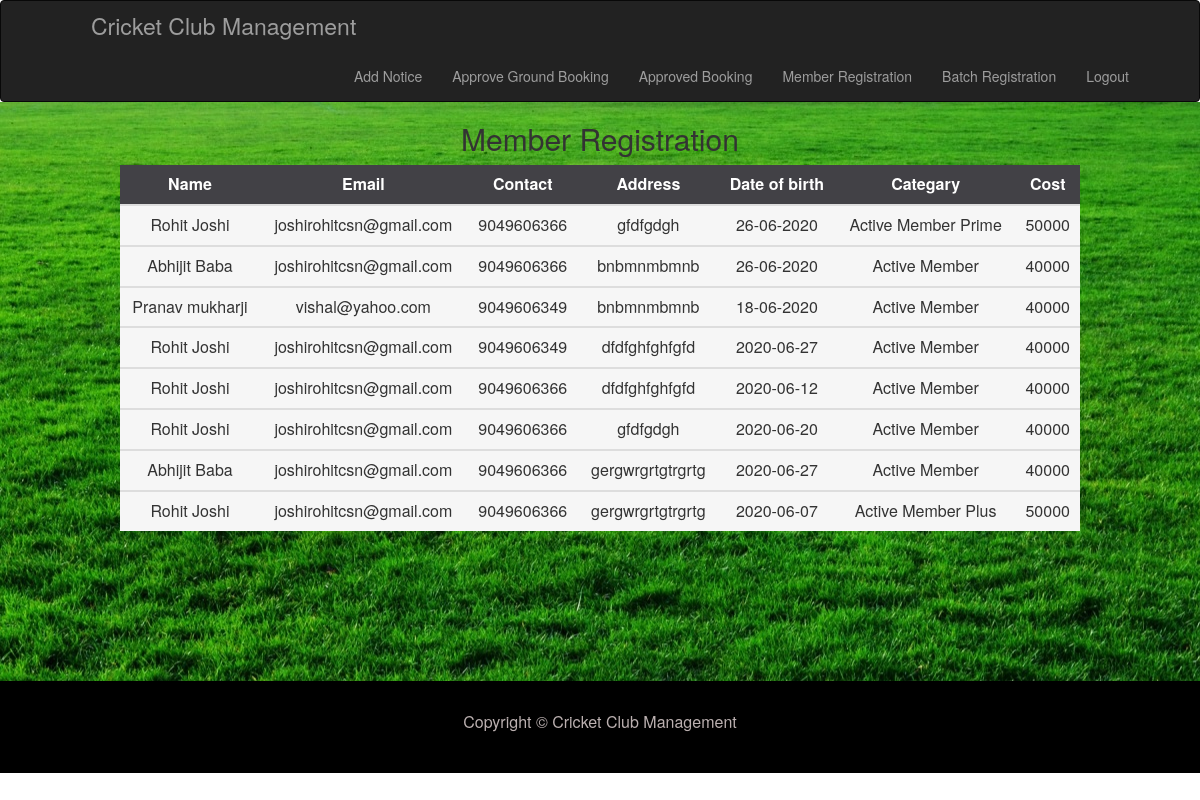
The page /viewmember.php (signed in) on the database its author committed.
### tables this page shows
CREATE TABLE `member` (
  `mid` int(3) NOT NULL,
  `mname` varchar(20) DEFAULT NULL,
  `email` varchar(40) DEFAULT NULL,
  `contact` varchar(10) DEFAULT NULL,
  `address` varchar(100) DEFAULT NULL,
  `dob` varchar(15) DEFAULT NULL,
  `catg` varchar(50) DEFAULT NULL,
  `amount` int(10) DEFAULT NULL
);

### viewmember.php (the view, shortened to what this page needs)
<?php
     $uid = ! empty($_SESSION['uid']) ? $_SESSION['uid'] : ' ' ;
     if($uid==" ")
     {
         echo "<script>window.location.href='index.php';</script>";
     }
     else
     {
        $con=mysqli_connect('localhost','root','','ccm');
        $row=mysqli_query($con,"select *from member");
        if(mysqli_num_rows($row)==0)
        {
            echo "<script>alert('No data found!!!!!');<script>";
        }
        else
        {
            include("a_menubar.php");
        }
?>
    <body>
        <div id="viewmember" class="table-responsive" style="background:url('./images/banner_5.jpg');">
            <h2><center>Member Registration</center></h2>
            <center>
            <table class="table table-hover" style="width:80%; margin-bottom:150px;">
                <thead style="color:white; background:#424146; text-align:center;">
                    <tr>
                        <th><center>Name</center></th>
                        <th><center>Email</center></th>
                        <th><center>Contact</center></th>
                        <th><center>Address</center></th>
                        <th><center>Date of birth</center></th>
                        <th><center>Categary</center></th>
                        <th><center>Cost</center></th>
                    </tr>
                </thead>
                    <?php
                        while($res=mysqli_fetch_array($row))
                        {
                            $name=$res['mname'];
                            $email=$res['email'];
                            $contact=$res['contact'];
                            $address=$res['address'];
                            $dob=$res['dob'];
                            $catg=$res['catg'];
                            $amt=$res['amount'];
                            echo "
                                <tbody bgcolor='#f6f6f6'>
                                    <tr align='center'>
                                        <td>$name</td>
                                        <td>$email</td>
                                        <td>$contact</td>
                                        <td>$address</td>
                                        <td>$dob</td>
                                        <td>$catg</td>
                                        <td>$amt</td>
                                    </tr>
                                </thead>
                                ";
                        }
                    ?>
            </table>
            </center>
        </div>
        <?php
            include("footer.php");
        ?>
<?php
    }
?>

### rows shown on the page
member: mname "Rohit Joshi", email "joshirohitcsn@gmail.com", contact "9049606366", address "gfdfgdgh", dob "26-06-2020", catg "Active Member Prime", amount "50000"
member: mname "Abhijit Baba", email "joshirohitcsn@gmail.com", contact "9049606366", address "bnbmnmbmnb", dob "26-06-2020", catg "Active Member", amount "40000"
member: mname "Pranav mukharji", email "vishal@yahoo.com", contact "9049606349", address "bnbmnmbmnb", dob "18-06-2020", catg "Active Member", amount "40000"
member: mname "Rohit Joshi", email "joshirohitcsn@gmail.com", contact "9049606349", address "dfdfghfghfgfd", dob "2020-06-27", catg "Active Member", amount "40000"
member: mname "Rohit Joshi", email "joshirohitcsn@gmail.com", contact "9049606366", address "dfdfghfghfgfd", dob "2020-06-12", catg "Active Member", amount "40000"
member: mname "Rohit Joshi", email "joshirohitcsn@gmail.com", contact "9049606366", address "gfdfgdgh", dob "2020-06-20", catg "Active Member", amount "40000"
member: mname "Abhijit Baba", email "joshirohitcsn@gmail.com", contact "9049606366", address "gergwrgrtgtrgrtg", dob "2020-06-27", catg "Active Member", amount "40000"
member: mname "Rohit Joshi", email "joshirohitcsn@gmail.com", contact "9049606366", address "gergwrgrtgtrgrtg", dob "2020-06-07", catg "Active Member Plus", amount "50000"
